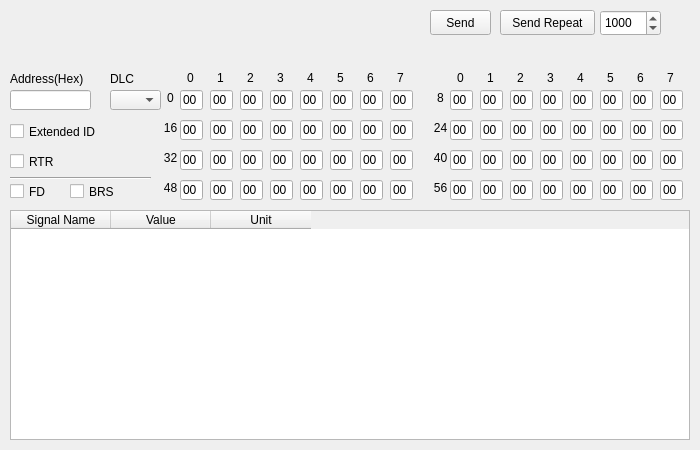
<?xml version="1.0" encoding="UTF-8"?>
<ui version="4.0">
 <class>RawTxWindow</class>
 <widget class="QWidget" name="RawTxWindow">
  <property name="geometry">
   <rect>
    <x>0</x>
    <y>0</y>
    <width>700</width>
    <height>450</height>
   </rect>
  </property>
  <property name="sizePolicy">
   <sizepolicy hsizetype="Minimum" vsizetype="Minimum">
    <horstretch>0</horstretch>
    <verstretch>0</verstretch>
   </sizepolicy>
  </property>
  <property name="minimumSize">
   <size>
    <width>100</width>
    <height>100</height>
   </size>
  </property>
  <property name="baseSize">
   <size>
    <width>700</width>
    <height>450</height>
   </size>
  </property>
  <property name="windowTitle">
   <string>Message View</string>
  </property>
  <widget class="QTableWidget" name="tableSignals">
   <property name="geometry">
    <rect>
     <x>10</x>
     <y>210</y>
     <width>680</width>
     <height>230</height>
    </rect>
   </property>
   <column>
    <property name="text">
     <string>Signal Name</string>
    </property>
   </column>
   <column>
    <property name="text">
     <string>Value</string>
    </property>
   </column>
   <column>
    <property name="text">
     <string>Unit</string>
    </property>
   </column>
  </widget>
  <widget class="QPushButton" name="singleSendButton">
   <property name="visible">
    <bool>false</bool>
   </property>
   <property name="geometry">
    <rect>
     <x>430</x>
     <y>10</y>
     <width>61</width>
     <height>25</height>
    </rect>
   </property>
   <property name="text">
    <string>Send</string>
   </property>
  </widget>
  <widget class="QPushButton" name="repeatSendButton">
   <property name="visible">
    <bool>false</bool>
   </property>
   <property name="geometry">
    <rect>
     <x>500</x>
     <y>10</y>
     <width>95</width>
     <height>25</height>
    </rect>
   </property>
   <property name="text">
    <string>Send Repeat</string>
   </property>
   <property name="checkable">
    <bool>true</bool>
   </property>
  </widget>
  <widget class="QLineEdit" name="fieldAddress">
   <property name="geometry">
    <rect>
     <x>10</x>
     <y>90</y>
     <width>81</width>
     <height>20</height>
    </rect>
   </property>
   <property name="font">
    <font>
     <family>Monospace</family>
    </font>
   </property>
   <property name="layoutDirection">
    <enum>Qt::LeftToRight</enum>
   </property>
   <property name="inputMask">
    <string>HHHHHHHH</string>
   </property>
   <property name="text">
    <string notr="true"/>
   </property>
   <property name="frame">
    <bool>true</bool>
   </property>
   <property name="cursorPosition">
    <number>8</number>
   </property>
   <property name="alignment">
    <set>Qt::AlignRight|Qt::AlignTrailing|Qt::AlignVCenter</set>
   </property>
   <property name="placeholderText">
    <string/>
   </property>
   <property name="cursorMoveStyle">
    <enum>Qt::LogicalMoveStyle</enum>
   </property>
   <property name="clearButtonEnabled">
    <bool>false</bool>
   </property>
  </widget>
  <widget class="QLabel" name="label">
   <property name="geometry">
    <rect>
     <x>10</x>
     <y>70</y>
     <width>101</width>
     <height>17</height>
    </rect>
   </property>
   <property name="text">
    <string>Address(Hex)</string>
   </property>
  </widget>
  <widget class="QLabel" name="label_2">
   <property name="geometry">
    <rect>
     <x>110</x>
     <y>70</y>
     <width>41</width>
     <height>17</height>
    </rect>
   </property>
   <property name="text">
    <string>DLC</string>
   </property>
  </widget>
  <widget class="QSpinBox" name="spinBox_RepeatRate">
   <property name="visible">
    <bool>false</bool>
   </property>
   <property name="geometry">
    <rect>
     <x>600</x>
     <y>10</y>
     <width>61</width>
     <height>26</height>
    </rect>
   </property>
   <property name="maximum">
    <number>10000</number>
   </property>
   <property name="value">
    <number>1000</number>
   </property>
  </widget>
  <widget class="QCheckBox" name="checkBox_IsRTR">
   <property name="geometry">
    <rect>
     <x>10</x>
     <y>150</y>
     <width>61</width>
     <height>23</height>
    </rect>
   </property>
   <property name="text">
    <string>RTR</string>
   </property>
  </widget>
  <widget class="QCheckBox" name="checkBox_IsExtended">
   <property name="geometry">
    <rect>
     <x>10</x>
     <y>120</y>
     <width>91</width>
     <height>23</height>
    </rect>
   </property>
   <property name="text">
    <string>Extended ID</string>
   </property>
  </widget>
  <widget class="QCheckBox" name="checkbox_BRS">
   <property name="geometry">
    <rect>
     <x>70</x>
     <y>180</y>
     <width>51</width>
     <height>23</height>
    </rect>
   </property>
   <property name="text">
    <string>BRS</string>
   </property>
  </widget>
  <widget class="QCheckBox" name="checkbox_FD">
   <property name="geometry">
    <rect>
     <x>10</x>
     <y>180</y>
     <width>51</width>
     <height>23</height>
    </rect>
   </property>
   <property name="text">
    <string>FD</string>
   </property>
  </widget>
  <widget class="QComboBox" name="comboBoxDLC">
   <property name="geometry">
    <rect>
     <x>110</x>
     <y>90</y>
     <width>51</width>
     <height>20</height>
    </rect>
   </property>
  </widget>
  <widget class="QLineEdit" name="fieldByte7_6">
   <property name="geometry">
    <rect>
     <x>390</x>
     <y>180</y>
     <width>23</width>
     <height>20</height>
    </rect>
   </property>
   <property name="inputMask">
    <string extracomment="Hex Only">hh</string>
   </property>
   <property name="text">
    <string>00</string>
   </property>
   <property name="maxLength">
    <number>2</number>
   </property>
  </widget>
  <widget class="QLabel" name="label_col18">
   <property name="geometry">
    <rect>
     <x>390</x>
     <y>70</y>
     <width>21</width>
     <height>16</height>
    </rect>
   </property>
   <property name="text">
    <string>7</string>
   </property>
   <property name="alignment">
    <set>Qt::AlignCenter</set>
   </property>
  </widget>
  <widget class="QLineEdit" name="fieldByte4_1">
   <property name="geometry">
    <rect>
     <x>570</x>
     <y>90</y>
     <width>23</width>
     <height>20</height>
    </rect>
   </property>
   <property name="inputMask">
    <string>hh</string>
   </property>
   <property name="text">
    <string>00</string>
   </property>
   <property name="maxLength">
    <number>2</number>
   </property>
  </widget>
  <widget class="QLineEdit" name="fieldByte0_6">
   <property name="geometry">
    <rect>
     <x>180</x>
     <y>180</y>
     <width>23</width>
     <height>20</height>
    </rect>
   </property>
   <property name="inputMask">
    <string>hh</string>
   </property>
   <property name="text">
    <string>00</string>
   </property>
   <property name="maxLength">
    <number>2</number>
   </property>
  </widget>
  <widget class="QLineEdit" name="fieldByte3_6">
   <property name="geometry">
    <rect>
     <x>270</x>
     <y>180</y>
     <width>23</width>
     <height>20</height>
    </rect>
   </property>
   <property name="inputMask">
    <string>hh</string>
   </property>
   <property name="text">
    <string>00</string>
   </property>
   <property name="maxLength">
    <number>2</number>
   </property>
  </widget>
  <widget class="QLineEdit" name="fieldByte2_2">
   <property name="geometry">
    <rect>
     <x>240</x>
     <y>120</y>
     <width>23</width>
     <height>20</height>
    </rect>
   </property>
   <property name="inputMask">
    <string>hh</string>
   </property>
   <property name="text">
    <string>00</string>
   </property>
   <property name="maxLength">
    <number>2</number>
   </property>
  </widget>
  <widget class="QLineEdit" name="fieldByte1_1">
   <property name="geometry">
    <rect>
     <x>480</x>
     <y>90</y>
     <width>23</width>
     <height>20</height>
    </rect>
   </property>
   <property name="inputMask">
    <string>hh</string>
   </property>
   <property name="text">
    <string>00</string>
   </property>
   <property name="maxLength">
    <number>2</number>
   </property>
  </widget>
  <widget class="QLineEdit" name="fieldByte6_2">
   <property name="geometry">
    <rect>
     <x>360</x>
     <y>120</y>
     <width>23</width>
     <height>20</height>
    </rect>
   </property>
   <property name="inputMask">
    <string>hh</string>
   </property>
   <property name="text">
    <string>00</string>
   </property>
   <property name="maxLength">
    <number>2</number>
   </property>
  </widget>
  <widget class="QLineEdit" name="fieldByte7_1">
   <property name="geometry">
    <rect>
     <x>660</x>
     <y>90</y>
     <width>23</width>
     <height>20</height>
    </rect>
   </property>
   <property name="inputMask">
    <string extracomment="Hex Only">hh</string>
   </property>
   <property name="text">
    <string>00</string>
   </property>
   <property name="maxLength">
    <number>2</number>
   </property>
  </widget>
  <widget class="QLineEdit" name="fieldByte7_4">
   <property name="geometry">
    <rect>
     <x>390</x>
     <y>150</y>
     <width>23</width>
     <height>20</height>
    </rect>
   </property>
   <property name="inputMask">
    <string extracomment="Hex Only">hh</string>
   </property>
   <property name="text">
    <string>00</string>
   </property>
   <property name="maxLength">
    <number>2</number>
   </property>
  </widget>
  <widget class="QLabel" name="label_pay8">
   <property name="geometry">
    <rect>
     <x>430</x>
     <y>180</y>
     <width>21</width>
     <height>16</height>
    </rect>
   </property>
   <property name="text">
    <string>56</string>
   </property>
   <property name="alignment">
    <set>Qt::AlignCenter</set>
   </property>
  </widget>
  <widget class="QLineEdit" name="fieldByte3_7">
   <property name="geometry">
    <rect>
     <x>540</x>
     <y>180</y>
     <width>23</width>
     <height>20</height>
    </rect>
   </property>
   <property name="inputMask">
    <string>hh</string>
   </property>
   <property name="text">
    <string>00</string>
   </property>
   <property name="maxLength">
    <number>2</number>
   </property>
  </widget>
  <widget class="QLineEdit" name="fieldByte4_7">
   <property name="geometry">
    <rect>
     <x>570</x>
     <y>180</y>
     <width>23</width>
     <height>20</height>
    </rect>
   </property>
   <property name="inputMask">
    <string>hh</string>
   </property>
   <property name="text">
    <string>00</string>
   </property>
   <property name="maxLength">
    <number>2</number>
   </property>
  </widget>
  <widget class="QLabel" name="label_pay1">
   <property name="geometry">
    <rect>
     <x>160</x>
     <y>90</y>
     <width>21</width>
     <height>16</height>
    </rect>
   </property>
   <property name="text">
    <string>0</string>
   </property>
   <property name="alignment">
    <set>Qt::AlignCenter</set>
   </property>
  </widget>
  <widget class="QLineEdit" name="fieldByte5_7">
   <property name="geometry">
    <rect>
     <x>600</x>
     <y>180</y>
     <width>23</width>
     <height>20</height>
    </rect>
   </property>
   <property name="inputMask">
    <string>hh</string>
   </property>
   <property name="text">
    <string>00</string>
   </property>
   <property name="maxLength">
    <number>2</number>
   </property>
  </widget>
  <widget class="QLineEdit" name="fieldByte3_1">
   <property name="geometry">
    <rect>
     <x>540</x>
     <y>90</y>
     <width>23</width>
     <height>20</height>
    </rect>
   </property>
   <property name="inputMask">
    <string>hh</string>
   </property>
   <property name="text">
    <string>00</string>
   </property>
   <property name="maxLength">
    <number>2</number>
   </property>
  </widget>
  <widget class="QLineEdit" name="fieldByte7_0">
   <property name="geometry">
    <rect>
     <x>390</x>
     <y>90</y>
     <width>23</width>
     <height>20</height>
    </rect>
   </property>
   <property name="inputMask">
    <string extracomment="Hex Only">hh</string>
   </property>
   <property name="text">
    <string>00</string>
   </property>
   <property name="maxLength">
    <number>2</number>
   </property>
  </widget>
  <widget class="QLineEdit" name="fieldByte5_6">
   <property name="geometry">
    <rect>
     <x>330</x>
     <y>180</y>
     <width>23</width>
     <height>20</height>
    </rect>
   </property>
   <property name="inputMask">
    <string>hh</string>
   </property>
   <property name="text">
    <string>00</string>
   </property>
   <property name="maxLength">
    <number>2</number>
   </property>
  </widget>
  <widget class="QLineEdit" name="fieldByte1_7">
   <property name="geometry">
    <rect>
     <x>480</x>
     <y>180</y>
     <width>23</width>
     <height>20</height>
    </rect>
   </property>
   <property name="inputMask">
    <string>hh</string>
   </property>
   <property name="text">
    <string>00</string>
   </property>
   <property name="maxLength">
    <number>2</number>
   </property>
  </widget>
  <widget class="QLineEdit" name="fieldByte7_3">
   <property name="geometry">
    <rect>
     <x>660</x>
     <y>120</y>
     <width>23</width>
     <height>20</height>
    </rect>
   </property>
   <property name="inputMask">
    <string extracomment="Hex Only">hh</string>
   </property>
   <property name="text">
    <string>00</string>
   </property>
   <property name="maxLength">
    <number>2</number>
   </property>
  </widget>
  <widget class="QLabel" name="label_col13">
   <property name="geometry">
    <rect>
     <x>240</x>
     <y>70</y>
     <width>21</width>
     <height>16</height>
    </rect>
   </property>
   <property name="text">
    <string>2</string>
   </property>
   <property name="alignment">
    <set>Qt::AlignCenter</set>
   </property>
  </widget>
  <widget class="QLineEdit" name="fieldByte5_3">
   <property name="geometry">
    <rect>
     <x>600</x>
     <y>120</y>
     <width>23</width>
     <height>20</height>
    </rect>
   </property>
   <property name="inputMask">
    <string>hh</string>
   </property>
   <property name="text">
    <string>00</string>
   </property>
   <property name="maxLength">
    <number>2</number>
   </property>
  </widget>
  <widget class="QLineEdit" name="fieldByte3_4">
   <property name="geometry">
    <rect>
     <x>270</x>
     <y>150</y>
     <width>23</width>
     <height>20</height>
    </rect>
   </property>
   <property name="inputMask">
    <string>hh</string>
   </property>
   <property name="text">
    <string>00</string>
   </property>
   <property name="maxLength">
    <number>2</number>
   </property>
  </widget>
  <widget class="QLineEdit" name="fieldByte0_2">
   <property name="geometry">
    <rect>
     <x>180</x>
     <y>120</y>
     <width>23</width>
     <height>20</height>
    </rect>
   </property>
   <property name="inputMask">
    <string>hh</string>
   </property>
   <property name="text">
    <string>00</string>
   </property>
   <property name="maxLength">
    <number>2</number>
   </property>
  </widget>
  <widget class="QLineEdit" name="fieldByte0_5">
   <property name="geometry">
    <rect>
     <x>450</x>
     <y>150</y>
     <width>23</width>
     <height>20</height>
    </rect>
   </property>
   <property name="inputMask">
    <string>hh</string>
   </property>
   <property name="text">
    <string>00</string>
   </property>
   <property name="maxLength">
    <number>2</number>
   </property>
  </widget>
  <widget class="QLineEdit" name="fieldByte6_6">
   <property name="geometry">
    <rect>
     <x>360</x>
     <y>180</y>
     <width>23</width>
     <height>20</height>
    </rect>
   </property>
   <property name="inputMask">
    <string>hh</string>
   </property>
   <property name="text">
    <string>00</string>
   </property>
   <property name="maxLength">
    <number>2</number>
   </property>
  </widget>
  <widget class="QLabel" name="label_pay2">
   <property name="geometry">
    <rect>
     <x>430</x>
     <y>90</y>
     <width>21</width>
     <height>16</height>
    </rect>
   </property>
   <property name="text">
    <string>8</string>
   </property>
   <property name="alignment">
    <set>Qt::AlignCenter</set>
   </property>
  </widget>
  <widget class="QLabel" name="label_col17">
   <property name="geometry">
    <rect>
     <x>360</x>
     <y>70</y>
     <width>21</width>
     <height>16</height>
    </rect>
   </property>
   <property name="text">
    <string>6</string>
   </property>
   <property name="alignment">
    <set>Qt::AlignCenter</set>
   </property>
  </widget>
  <widget class="QLineEdit" name="fieldByte2_3">
   <property name="geometry">
    <rect>
     <x>510</x>
     <y>120</y>
     <width>23</width>
     <height>20</height>
    </rect>
   </property>
   <property name="inputMask">
    <string>hh</string>
   </property>
   <property name="text">
    <string>00</string>
   </property>
   <property name="maxLength">
    <number>2</number>
   </property>
  </widget>
  <widget class="QLabel" name="label_col15">
   <property name="geometry">
    <rect>
     <x>300</x>
     <y>70</y>
     <width>21</width>
     <height>16</height>
    </rect>
   </property>
   <property name="text">
    <string>4</string>
   </property>
   <property name="alignment">
    <set>Qt::AlignCenter</set>
   </property>
  </widget>
  <widget class="QLineEdit" name="fieldByte0_4">
   <property name="geometry">
    <rect>
     <x>180</x>
     <y>150</y>
     <width>23</width>
     <height>20</height>
    </rect>
   </property>
   <property name="inputMask">
    <string>hh</string>
   </property>
   <property name="text">
    <string>00</string>
   </property>
   <property name="maxLength">
    <number>2</number>
   </property>
  </widget>
  <widget class="QLineEdit" name="fieldByte0_3">
   <property name="geometry">
    <rect>
     <x>450</x>
     <y>120</y>
     <width>23</width>
     <height>20</height>
    </rect>
   </property>
   <property name="inputMask">
    <string>hh</string>
   </property>
   <property name="text">
    <string>00</string>
   </property>
   <property name="maxLength">
    <number>2</number>
   </property>
  </widget>
  <widget class="QLabel" name="label_pay3">
   <property name="geometry">
    <rect>
     <x>160</x>
     <y>120</y>
     <width>21</width>
     <height>16</height>
    </rect>
   </property>
   <property name="text">
    <string>16</string>
   </property>
   <property name="alignment">
    <set>Qt::AlignCenter</set>
   </property>
  </widget>
  <widget class="QLineEdit" name="fieldByte0_1">
   <property name="geometry">
    <rect>
     <x>450</x>
     <y>90</y>
     <width>23</width>
     <height>20</height>
    </rect>
   </property>
   <property name="inputMask">
    <string>hh</string>
   </property>
   <property name="text">
    <string>00</string>
   </property>
   <property name="maxLength">
    <number>2</number>
   </property>
  </widget>
  <widget class="QLineEdit" name="fieldByte5_0">
   <property name="geometry">
    <rect>
     <x>330</x>
     <y>90</y>
     <width>23</width>
     <height>20</height>
    </rect>
   </property>
   <property name="inputMask">
    <string>hh</string>
   </property>
   <property name="text">
    <string>00</string>
   </property>
   <property name="maxLength">
    <number>2</number>
   </property>
  </widget>
  <widget class="QLineEdit" name="fieldByte2_1">
   <property name="geometry">
    <rect>
     <x>510</x>
     <y>90</y>
     <width>23</width>
     <height>20</height>
    </rect>
   </property>
   <property name="inputMask">
    <string>hh</string>
   </property>
   <property name="text">
    <string>00</string>
   </property>
   <property name="maxLength">
    <number>2</number>
   </property>
  </widget>
  <widget class="QLineEdit" name="fieldByte1_3">
   <property name="geometry">
    <rect>
     <x>480</x>
     <y>120</y>
     <width>23</width>
     <height>20</height>
    </rect>
   </property>
   <property name="inputMask">
    <string>hh</string>
   </property>
   <property name="text">
    <string>00</string>
   </property>
   <property name="maxLength">
    <number>2</number>
   </property>
  </widget>
  <widget class="QLabel" name="label_col11">
   <property name="geometry">
    <rect>
     <x>180</x>
     <y>70</y>
     <width>21</width>
     <height>16</height>
    </rect>
   </property>
   <property name="text">
    <string>0</string>
   </property>
   <property name="alignment">
    <set>Qt::AlignCenter</set>
   </property>
  </widget>
  <widget class="QLineEdit" name="fieldByte1_2">
   <property name="geometry">
    <rect>
     <x>210</x>
     <y>120</y>
     <width>23</width>
     <height>20</height>
    </rect>
   </property>
   <property name="inputMask">
    <string>hh</string>
   </property>
   <property name="text">
    <string>00</string>
   </property>
   <property name="maxLength">
    <number>2</number>
   </property>
  </widget>
  <widget class="QLineEdit" name="fieldByte4_6">
   <property name="geometry">
    <rect>
     <x>300</x>
     <y>180</y>
     <width>23</width>
     <height>20</height>
    </rect>
   </property>
   <property name="inputMask">
    <string>hh</string>
   </property>
   <property name="text">
    <string>00</string>
   </property>
   <property name="maxLength">
    <number>2</number>
   </property>
  </widget>
  <widget class="QLabel" name="label_pay5">
   <property name="geometry">
    <rect>
     <x>160</x>
     <y>150</y>
     <width>21</width>
     <height>16</height>
    </rect>
   </property>
   <property name="text">
    <string>32</string>
   </property>
   <property name="alignment">
    <set>Qt::AlignCenter</set>
   </property>
  </widget>
  <widget class="QLineEdit" name="fieldByte3_5">
   <property name="geometry">
    <rect>
     <x>540</x>
     <y>150</y>
     <width>23</width>
     <height>20</height>
    </rect>
   </property>
   <property name="inputMask">
    <string>hh</string>
   </property>
   <property name="text">
    <string>00</string>
   </property>
   <property name="maxLength">
    <number>2</number>
   </property>
  </widget>
  <widget class="QLineEdit" name="fieldByte1_5">
   <property name="geometry">
    <rect>
     <x>480</x>
     <y>150</y>
     <width>23</width>
     <height>20</height>
    </rect>
   </property>
   <property name="inputMask">
    <string>hh</string>
   </property>
   <property name="text">
    <string>00</string>
   </property>
   <property name="maxLength">
    <number>2</number>
   </property>
  </widget>
  <widget class="QLineEdit" name="fieldByte2_5">
   <property name="geometry">
    <rect>
     <x>510</x>
     <y>150</y>
     <width>23</width>
     <height>20</height>
    </rect>
   </property>
   <property name="inputMask">
    <string>hh</string>
   </property>
   <property name="text">
    <string>00</string>
   </property>
   <property name="maxLength">
    <number>2</number>
   </property>
  </widget>
  <widget class="QLineEdit" name="fieldByte4_5">
   <property name="geometry">
    <rect>
     <x>570</x>
     <y>150</y>
     <width>23</width>
     <height>20</height>
    </rect>
   </property>
   <property name="inputMask">
    <string>hh</string>
   </property>
   <property name="text">
    <string>00</string>
   </property>
   <property name="maxLength">
    <number>2</number>
   </property>
  </widget>
  <widget class="QLabel" name="label_pay4">
   <property name="geometry">
    <rect>
     <x>430</x>
     <y>120</y>
     <width>21</width>
     <height>16</height>
    </rect>
   </property>
   <property name="text">
    <string>24</string>
   </property>
   <property name="alignment">
    <set>Qt::AlignCenter</set>
   </property>
  </widget>
  <widget class="QLineEdit" name="fieldByte2_4">
   <property name="geometry">
    <rect>
     <x>240</x>
     <y>150</y>
     <width>23</width>
     <height>20</height>
    </rect>
   </property>
   <property name="inputMask">
    <string>hh</string>
   </property>
   <property name="text">
    <string>00</string>
   </property>
   <property name="maxLength">
    <number>2</number>
   </property>
  </widget>
  <widget class="QLineEdit" name="fieldByte7_2">
   <property name="geometry">
    <rect>
     <x>390</x>
     <y>120</y>
     <width>23</width>
     <height>20</height>
    </rect>
   </property>
   <property name="inputMask">
    <string extracomment="Hex Only">hh</string>
   </property>
   <property name="text">
    <string>00</string>
   </property>
   <property name="maxLength">
    <number>2</number>
   </property>
  </widget>
  <widget class="QLabel" name="label_col14">
   <property name="geometry">
    <rect>
     <x>270</x>
     <y>70</y>
     <width>21</width>
     <height>16</height>
    </rect>
   </property>
   <property name="text">
    <string>3</string>
   </property>
   <property name="alignment">
    <set>Qt::AlignCenter</set>
   </property>
  </widget>
  <widget class="QLineEdit" name="fieldByte5_4">
   <property name="geometry">
    <rect>
     <x>330</x>
     <y>150</y>
     <width>23</width>
     <height>20</height>
    </rect>
   </property>
   <property name="inputMask">
    <string>hh</string>
   </property>
   <property name="text">
    <string>00</string>
   </property>
   <property name="maxLength">
    <number>2</number>
   </property>
  </widget>
  <widget class="QLineEdit" name="fieldByte5_5">
   <property name="geometry">
    <rect>
     <x>600</x>
     <y>150</y>
     <width>23</width>
     <height>20</height>
    </rect>
   </property>
   <property name="inputMask">
    <string>hh</string>
   </property>
   <property name="text">
    <string>00</string>
   </property>
   <property name="maxLength">
    <number>2</number>
   </property>
  </widget>
  <widget class="QLineEdit" name="fieldByte2_0">
   <property name="geometry">
    <rect>
     <x>240</x>
     <y>90</y>
     <width>23</width>
     <height>20</height>
    </rect>
   </property>
   <property name="inputMask">
    <string>hh</string>
   </property>
   <property name="text">
    <string>00</string>
   </property>
   <property name="maxLength">
    <number>2</number>
   </property>
  </widget>
  <widget class="QLineEdit" name="fieldByte7_5">
   <property name="geometry">
    <rect>
     <x>660</x>
     <y>150</y>
     <width>23</width>
     <height>20</height>
    </rect>
   </property>
   <property name="inputMask">
    <string extracomment="Hex Only">hh</string>
   </property>
   <property name="text">
    <string>00</string>
   </property>
   <property name="maxLength">
    <number>2</number>
   </property>
  </widget>
  <widget class="QLineEdit" name="fieldByte1_4">
   <property name="geometry">
    <rect>
     <x>210</x>
     <y>150</y>
     <width>23</width>
     <height>20</height>
    </rect>
   </property>
   <property name="inputMask">
    <string>hh</string>
   </property>
   <property name="text">
    <string>00</string>
   </property>
   <property name="maxLength">
    <number>2</number>
   </property>
  </widget>
  <widget class="QLineEdit" name="fieldByte5_2">
   <property name="geometry">
    <rect>
     <x>330</x>
     <y>120</y>
     <width>23</width>
     <height>20</height>
    </rect>
   </property>
   <property name="inputMask">
    <string>hh</string>
   </property>
   <property name="text">
    <string>00</string>
   </property>
   <property name="maxLength">
    <number>2</number>
   </property>
  </widget>
  <widget class="QLineEdit" name="fieldByte6_5">
   <property name="geometry">
    <rect>
     <x>630</x>
     <y>150</y>
     <width>23</width>
     <height>20</height>
    </rect>
   </property>
   <property name="inputMask">
    <string>hh</string>
   </property>
   <property name="text">
    <string>00</string>
   </property>
   <property name="maxLength">
    <number>2</number>
   </property>
  </widget>
  <widget class="QLineEdit" name="fieldByte6_1">
   <property name="geometry">
    <rect>
     <x>630</x>
     <y>90</y>
     <width>23</width>
     <height>20</height>
    </rect>
   </property>
   <property name="inputMask">
    <string>hh</string>
   </property>
   <property name="text">
    <string>00</string>
   </property>
   <property name="maxLength">
    <number>2</number>
   </property>
  </widget>
  <widget class="QLineEdit" name="fieldByte4_2">
   <property name="geometry">
    <rect>
     <x>300</x>
     <y>120</y>
     <width>23</width>
     <height>20</height>
    </rect>
   </property>
   <property name="inputMask">
    <string>hh</string>
   </property>
   <property name="text">
    <string>00</string>
   </property>
   <property name="maxLength">
    <number>2</number>
   </property>
  </widget>
  <widget class="QLineEdit" name="fieldByte2_6">
   <property name="geometry">
    <rect>
     <x>240</x>
     <y>180</y>
     <width>23</width>
     <height>20</height>
    </rect>
   </property>
   <property name="inputMask">
    <string>hh</string>
   </property>
   <property name="text">
    <string>00</string>
   </property>
   <property name="maxLength">
    <number>2</number>
   </property>
  </widget>
  <widget class="QLineEdit" name="fieldByte6_3">
   <property name="geometry">
    <rect>
     <x>630</x>
     <y>120</y>
     <width>23</width>
     <height>20</height>
    </rect>
   </property>
   <property name="inputMask">
    <string>hh</string>
   </property>
   <property name="text">
    <string>00</string>
   </property>
   <property name="maxLength">
    <number>2</number>
   </property>
  </widget>
  <widget class="QLineEdit" name="fieldByte1_0">
   <property name="geometry">
    <rect>
     <x>210</x>
     <y>90</y>
     <width>23</width>
     <height>20</height>
    </rect>
   </property>
   <property name="inputMask">
    <string>hh</string>
   </property>
   <property name="text">
    <string>00</string>
   </property>
   <property name="maxLength">
    <number>2</number>
   </property>
  </widget>
  <widget class="QLineEdit" name="fieldByte1_6">
   <property name="geometry">
    <rect>
     <x>210</x>
     <y>180</y>
     <width>23</width>
     <height>20</height>
    </rect>
   </property>
   <property name="inputMask">
    <string>hh</string>
   </property>
   <property name="text">
    <string>00</string>
   </property>
   <property name="maxLength">
    <number>2</number>
   </property>
  </widget>
  <widget class="QLineEdit" name="fieldByte7_7">
   <property name="geometry">
    <rect>
     <x>660</x>
     <y>180</y>
     <width>23</width>
     <height>20</height>
    </rect>
   </property>
   <property name="inputMask">
    <string extracomment="Hex Only">hh</string>
   </property>
   <property name="text">
    <string>00</string>
   </property>
   <property name="maxLength">
    <number>2</number>
   </property>
  </widget>
  <widget class="QLineEdit" name="fieldByte0_7">
   <property name="geometry">
    <rect>
     <x>450</x>
     <y>180</y>
     <width>23</width>
     <height>20</height>
    </rect>
   </property>
   <property name="inputMask">
    <string>hh</string>
   </property>
   <property name="text">
    <string>00</string>
   </property>
   <property name="maxLength">
    <number>2</number>
   </property>
  </widget>
  <widget class="QLineEdit" name="fieldByte3_2">
   <property name="geometry">
    <rect>
     <x>270</x>
     <y>120</y>
     <width>23</width>
     <height>20</height>
    </rect>
   </property>
   <property name="inputMask">
    <string>hh</string>
   </property>
   <property name="text">
    <string>00</string>
   </property>
   <property name="maxLength">
    <number>2</number>
   </property>
  </widget>
  <widget class="QLineEdit" name="fieldByte6_7">
   <property name="geometry">
    <rect>
     <x>630</x>
     <y>180</y>
     <width>23</width>
     <height>20</height>
    </rect>
   </property>
   <property name="inputMask">
    <string>hh</string>
   </property>
   <property name="text">
    <string>00</string>
   </property>
   <property name="maxLength">
    <number>2</number>
   </property>
  </widget>
  <widget class="QLineEdit" name="fieldByte4_0">
   <property name="geometry">
    <rect>
     <x>300</x>
     <y>90</y>
     <width>23</width>
     <height>20</height>
    </rect>
   </property>
   <property name="inputMask">
    <string>hh</string>
   </property>
   <property name="text">
    <string>00</string>
   </property>
   <property name="maxLength">
    <number>2</number>
   </property>
  </widget>
  <widget class="QLineEdit" name="fieldByte0_0">
   <property name="geometry">
    <rect>
     <x>180</x>
     <y>90</y>
     <width>23</width>
     <height>20</height>
    </rect>
   </property>
   <property name="inputMask">
    <string>hh</string>
   </property>
   <property name="text">
    <string>00</string>
   </property>
   <property name="maxLength">
    <number>2</number>
   </property>
  </widget>
  <widget class="QLineEdit" name="fieldByte6_4">
   <property name="geometry">
    <rect>
     <x>360</x>
     <y>150</y>
     <width>23</width>
     <height>20</height>
    </rect>
   </property>
   <property name="inputMask">
    <string>hh</string>
   </property>
   <property name="text">
    <string>00</string>
   </property>
   <property name="maxLength">
    <number>2</number>
   </property>
  </widget>
  <widget class="QLineEdit" name="fieldByte5_1">
   <property name="geometry">
    <rect>
     <x>600</x>
     <y>90</y>
     <width>23</width>
     <height>20</height>
    </rect>
   </property>
   <property name="inputMask">
    <string>hh</string>
   </property>
   <property name="text">
    <string>00</string>
   </property>
   <property name="maxLength">
    <number>2</number>
   </property>
  </widget>
  <widget class="QLabel" name="label_pay6">
   <property name="geometry">
    <rect>
     <x>430</x>
     <y>150</y>
     <width>21</width>
     <height>16</height>
    </rect>
   </property>
   <property name="text">
    <string>40</string>
   </property>
   <property name="alignment">
    <set>Qt::AlignCenter</set>
   </property>
  </widget>
  <widget class="QLabel" name="label_col12">
   <property name="geometry">
    <rect>
     <x>210</x>
     <y>70</y>
     <width>21</width>
     <height>16</height>
    </rect>
   </property>
   <property name="text">
    <string>1</string>
   </property>
   <property name="alignment">
    <set>Qt::AlignCenter</set>
   </property>
  </widget>
  <widget class="QLabel" name="label_col16">
   <property name="geometry">
    <rect>
     <x>330</x>
     <y>70</y>
     <width>21</width>
     <height>16</height>
    </rect>
   </property>
   <property name="text">
    <string>5</string>
   </property>
   <property name="alignment">
    <set>Qt::AlignCenter</set>
   </property>
  </widget>
  <widget class="QLineEdit" name="fieldByte3_0">
   <property name="geometry">
    <rect>
     <x>270</x>
     <y>90</y>
     <width>23</width>
     <height>20</height>
    </rect>
   </property>
   <property name="inputMask">
    <string>hh</string>
   </property>
   <property name="text">
    <string>00</string>
   </property>
   <property name="maxLength">
    <number>2</number>
   </property>
  </widget>
  <widget class="QLineEdit" name="fieldByte6_0">
   <property name="geometry">
    <rect>
     <x>360</x>
     <y>90</y>
     <width>23</width>
     <height>20</height>
    </rect>
   </property>
   <property name="inputMask">
    <string>hh</string>
   </property>
   <property name="text">
    <string>00</string>
   </property>
   <property name="maxLength">
    <number>2</number>
   </property>
  </widget>
  <widget class="QLineEdit" name="fieldByte4_3">
   <property name="geometry">
    <rect>
     <x>570</x>
     <y>120</y>
     <width>23</width>
     <height>20</height>
    </rect>
   </property>
   <property name="inputMask">
    <string>hh</string>
   </property>
   <property name="text">
    <string>00</string>
   </property>
   <property name="maxLength">
    <number>2</number>
   </property>
  </widget>
  <widget class="QLineEdit" name="fieldByte3_3">
   <property name="geometry">
    <rect>
     <x>540</x>
     <y>120</y>
     <width>23</width>
     <height>20</height>
    </rect>
   </property>
   <property name="inputMask">
    <string>hh</string>
   </property>
   <property name="text">
    <string>00</string>
   </property>
   <property name="maxLength">
    <number>2</number>
   </property>
  </widget>
  <widget class="QLineEdit" name="fieldByte4_4">
   <property name="geometry">
    <rect>
     <x>300</x>
     <y>150</y>
     <width>23</width>
     <height>20</height>
    </rect>
   </property>
   <property name="inputMask">
    <string>hh</string>
   </property>
   <property name="text">
    <string>00</string>
   </property>
   <property name="maxLength">
    <number>2</number>
   </property>
  </widget>
  <widget class="QLineEdit" name="fieldByte2_7">
   <property name="geometry">
    <rect>
     <x>510</x>
     <y>180</y>
     <width>23</width>
     <height>20</height>
    </rect>
   </property>
   <property name="inputMask">
    <string>hh</string>
   </property>
   <property name="text">
    <string>00</string>
   </property>
   <property name="maxLength">
    <number>2</number>
   </property>
  </widget>
  <widget class="QLabel" name="label_pay7">
   <property name="geometry">
    <rect>
     <x>160</x>
     <y>180</y>
     <width>21</width>
     <height>16</height>
    </rect>
   </property>
   <property name="text">
    <string>48</string>
   </property>
   <property name="alignment">
    <set>Qt::AlignCenter</set>
   </property>
  </widget>
  <widget class="QLabel" name="label_col28">
   <property name="geometry">
    <rect>
     <x>660</x>
     <y>70</y>
     <width>21</width>
     <height>16</height>
    </rect>
   </property>
   <property name="text">
    <string>7</string>
   </property>
   <property name="alignment">
    <set>Qt::AlignCenter</set>
   </property>
  </widget>
  <widget class="QLabel" name="label_col24">
   <property name="geometry">
    <rect>
     <x>540</x>
     <y>70</y>
     <width>21</width>
     <height>16</height>
    </rect>
   </property>
   <property name="text">
    <string>3</string>
   </property>
   <property name="alignment">
    <set>Qt::AlignCenter</set>
   </property>
  </widget>
  <widget class="QLabel" name="label_col23">
   <property name="geometry">
    <rect>
     <x>510</x>
     <y>70</y>
     <width>21</width>
     <height>16</height>
    </rect>
   </property>
   <property name="text">
    <string>2</string>
   </property>
   <property name="alignment">
    <set>Qt::AlignCenter</set>
   </property>
  </widget>
  <widget class="QLabel" name="label_col27">
   <property name="geometry">
    <rect>
     <x>630</x>
     <y>70</y>
     <width>21</width>
     <height>16</height>
    </rect>
   </property>
   <property name="text">
    <string>6</string>
   </property>
   <property name="alignment">
    <set>Qt::AlignCenter</set>
   </property>
  </widget>
  <widget class="QLabel" name="label_col25">
   <property name="geometry">
    <rect>
     <x>570</x>
     <y>70</y>
     <width>21</width>
     <height>16</height>
    </rect>
   </property>
   <property name="text">
    <string>4</string>
   </property>
   <property name="alignment">
    <set>Qt::AlignCenter</set>
   </property>
  </widget>
  <widget class="QLabel" name="label_col22">
   <property name="geometry">
    <rect>
     <x>480</x>
     <y>70</y>
     <width>21</width>
     <height>16</height>
    </rect>
   </property>
   <property name="text">
    <string>1</string>
   </property>
   <property name="alignment">
    <set>Qt::AlignCenter</set>
   </property>
  </widget>
  <widget class="QLabel" name="label_col26">
   <property name="geometry">
    <rect>
     <x>600</x>
     <y>70</y>
     <width>21</width>
     <height>16</height>
    </rect>
   </property>
   <property name="text">
    <string>5</string>
   </property>
   <property name="alignment">
    <set>Qt::AlignCenter</set>
   </property>
  </widget>
  <widget class="QLabel" name="label_col21">
   <property name="geometry">
    <rect>
     <x>450</x>
     <y>70</y>
     <width>21</width>
     <height>16</height>
    </rect>
   </property>
   <property name="text">
    <string>0</string>
   </property>
   <property name="alignment">
    <set>Qt::AlignCenter</set>
   </property>
  </widget>
  <widget class="QLabel" name="label_3">
   <property name="geometry">
    <rect>
     <x>430</x>
     <y>10</y>
     <width>231</width>
     <height>20</height>
    </rect>
   </property>
   <property name="text">
    <string/>
   </property>
  </widget>
  <widget class="Line" name="line">
   <property name="geometry">
    <rect>
     <x>10</x>
     <y>170</y>
     <width>141</width>
     <height>16</height>
    </rect>
   </property>
   <property name="orientation">
    <enum>Qt::Horizontal</enum>
   </property>
  </widget>
 </widget>
 <tabstops>
  <tabstop>fieldAddress</tabstop>
  <tabstop>comboBoxDLC</tabstop>
  <tabstop>checkBox_IsExtended</tabstop>
  <tabstop>checkBox_IsRTR</tabstop>
  <tabstop>checkbox_FD</tabstop>
  <tabstop>checkbox_BRS</tabstop>
  <tabstop>fieldByte0_0</tabstop>
  <tabstop>fieldByte1_0</tabstop>
  <tabstop>fieldByte2_0</tabstop>
  <tabstop>fieldByte3_0</tabstop>
  <tabstop>fieldByte4_0</tabstop>
  <tabstop>fieldByte5_0</tabstop>
  <tabstop>fieldByte6_0</tabstop>
  <tabstop>fieldByte7_0</tabstop>
  <tabstop>fieldByte0_1</tabstop>
  <tabstop>fieldByte1_1</tabstop>
  <tabstop>fieldByte2_1</tabstop>
  <tabstop>fieldByte3_1</tabstop>
  <tabstop>fieldByte4_1</tabstop>
  <tabstop>fieldByte5_1</tabstop>
  <tabstop>fieldByte6_1</tabstop>
  <tabstop>fieldByte7_1</tabstop>
  <tabstop>fieldByte0_2</tabstop>
  <tabstop>fieldByte1_2</tabstop>
  <tabstop>fieldByte2_2</tabstop>
  <tabstop>fieldByte3_2</tabstop>
  <tabstop>fieldByte4_2</tabstop>
  <tabstop>fieldByte5_2</tabstop>
  <tabstop>fieldByte6_2</tabstop>
  <tabstop>fieldByte7_2</tabstop>
  <tabstop>fieldByte0_3</tabstop>
  <tabstop>fieldByte1_3</tabstop>
  <tabstop>fieldByte2_3</tabstop>
  <tabstop>fieldByte3_3</tabstop>
  <tabstop>fieldByte4_3</tabstop>
  <tabstop>fieldByte5_3</tabstop>
  <tabstop>fieldByte6_3</tabstop>
  <tabstop>fieldByte7_3</tabstop>
  <tabstop>fieldByte0_4</tabstop>
  <tabstop>fieldByte1_4</tabstop>
  <tabstop>fieldByte2_4</tabstop>
  <tabstop>fieldByte3_4</tabstop>
  <tabstop>fieldByte4_4</tabstop>
  <tabstop>fieldByte5_4</tabstop>
  <tabstop>fieldByte6_4</tabstop>
  <tabstop>fieldByte7_4</tabstop>
  <tabstop>fieldByte0_5</tabstop>
  <tabstop>fieldByte1_5</tabstop>
  <tabstop>fieldByte2_5</tabstop>
  <tabstop>fieldByte3_5</tabstop>
  <tabstop>fieldByte4_5</tabstop>
  <tabstop>fieldByte5_5</tabstop>
  <tabstop>fieldByte6_5</tabstop>
  <tabstop>fieldByte7_5</tabstop>
  <tabstop>fieldByte0_6</tabstop>
  <tabstop>fieldByte1_6</tabstop>
  <tabstop>fieldByte2_6</tabstop>
  <tabstop>fieldByte3_6</tabstop>
  <tabstop>fieldByte4_6</tabstop>
  <tabstop>fieldByte5_6</tabstop>
  <tabstop>fieldByte6_6</tabstop>
  <tabstop>fieldByte7_6</tabstop>
  <tabstop>fieldByte0_7</tabstop>
  <tabstop>fieldByte1_7</tabstop>
  <tabstop>fieldByte2_7</tabstop>
  <tabstop>fieldByte3_7</tabstop>
  <tabstop>fieldByte4_7</tabstop>
  <tabstop>fieldByte5_7</tabstop>
  <tabstop>fieldByte6_7</tabstop>
  <tabstop>fieldByte7_7</tabstop>
 </tabstops>
 <resources/>
 <connections/>
</ui>
